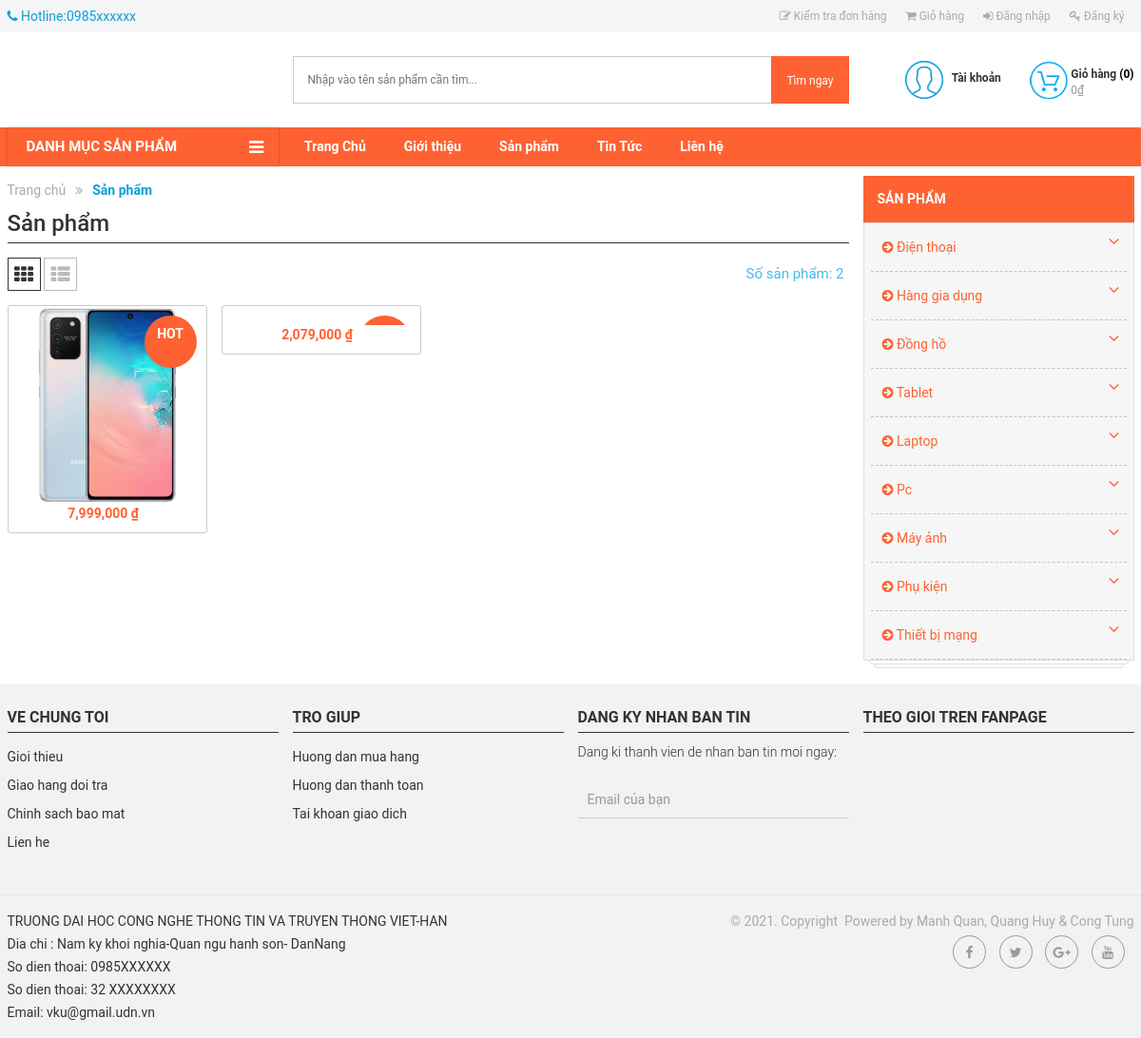
/?act=shop&sp=1&loai=Samsung, run on the app's committed database.
### tables this page shows
CREATE TABLE `menu` (
  `id` int(11) NOT NULL,
  `TenMenu` varchar(255) NOT NULL,
  `Link` varchar(255) NOT NULL,
  `NoiDung` longtext NOT NULL
);

CREATE TABLE `sanpham` (
  `MaSP` int(11) NOT NULL,
  `MaLSP` int(11) NOT NULL,
  `MaDM` int(11) NOT NULL,
  `TenSP` varchar(70) NOT NULL,
  `DonGia` int(11) NOT NULL,
  `DonGiaChinh` int(30) NOT NULL,
  `SoLuong` int(10) UNSIGNED NOT NULL DEFAULT 1,
  `HinhAnh1` longtext NOT NULL,
  `HinhAnh2` longtext DEFAULT NULL,
  `HinhAnh3` longtext DEFAULT NULL,
  `HinhAnh4` longtext NOT NULL,
  `HinhAnh5` longtext NOT NULL,
  `HinhAnh6` longtext NOT NULL,
  `HinhAnh7` longtext NOT NULL,
  `HinhAnh8` longtext NOT NULL,
  `Loai1` varchar(30) NOT NULL,
  `Loai2` varchar(30) NOT NULL,
  `Loai3` varchar(30) NOT NULL,
  `Loai4` varchar(30) NOT NULL,
  `Size1` varchar(30) NOT NULL,
  `Size2` varchar(30) NOT NULL,
  `Size3` varchar(30) NOT NULL,
  `Size4` varchar(30) NOT NULL,
  `MaKM` int(11) NOT NULL,
  `LoaiSale` varchar(30) NOT NULL,
  `TrangThai` int(11) NOT NULL,
  `MoTa` longtext NOT NULL,
  `MoTa1` longtext NOT NULL,
  `MoTa2` longtext NOT NULL,
  `ThoiGian` datetime DEFAULT NULL
);

CREATE TABLE `danhmuc` (
  `MaDM` int(11) NOT NULL,
  `TenDM` varchar(255) DEFAULT NULL,
  `IconDM` varchar(30) NOT NULL
);

CREATE TABLE `footer` (
  `Id` int(11) NOT NULL,
  `NoiDung` longtext NOT NULL,
  `TrangThai` int(11) NOT NULL
);

### Controllers/ShopController.php (called while the page is built, shortened)
<?php
require_once("Models/shop.php");
class ShopController
{
    var $shop_model;
    public function __construct()
    {
        $this->shop_model = new Shop();
    }
    function list()
    {
 $data_danhmuc = $this->shop_model->danhmuc();
        $data_chitietDM = array();
        for ($i = 1; $i <= count($data_danhmuc); $i++) {
            $data_chitietDM[$i] = $this->shop_model->chitietdanhmuc($i);
        }
  $data_menu=$this->shop_model->menu(0,5);
  $data=$this->shop_model->sanpham_all();
        if (isset($_GET['sp']) and isset($_GET['loai'])) {
            $data_loai = $this->shop_model->chitiet_loai($_GET['loai'], $_GET['sp']);
            if ($data_loai != null) {
                $data = $this->shop_model->chitiet($data_loai[0]['MaLSP'], $_GET['sp']);
                $data_count = $this->shop_model->count_sp_ctdm($_GET['sp'], $data_loai[0]['MaLSP']);
                $data_tong = $data_count['tong'];
            }
        }
        require_once('Views/index.php');
    }
}

### Models/connection.php (called while the page is built, shortened)
<?php
    class connection{
        function __construct()
        {
            $severname ="localhost";
            $username ="root";
            $password ="";
            $db_name ="wiroshop";
            $this->conn = new mysqli($severname,$username,$password,$db_name);
        }
    }
?>

### Models/model.php (called while the page is built, shortened)
<?php
require_once("connection.php");
class model
{
    function __construct()
    {
        $conn_obj = new connection();
        $this->conn = $conn_obj->conn;
    }
    function danhmuc()
    {
        $query =  "SELECT * from DanhMuc ";
        require("result.php");
        return $data;
    }
    function chitietdanhmuc($id)
    {
        $query =  "SELECT d.TenDM as Ten, l.* FROM danhmuc as d, loaisanpham as l WHERE d.MaDM = l.MaDM and d.MaDM = $id";
        require("result.php");
        return $data;
    }
    function menu($a,$b){
        $query="SELECT * FROM menu limit $a,$b";
         require("result.php");
        return $data;
    }
}

### Models/result.php (called while the page is built, shortened)
<?php
$result = $this->conn->query($query);
$data = array();
while ($row = $result->fetch_assoc()) {
    $data[] = $row;
}
?>

### Models/shop.php (called while the page is built, shortened)
<?php
require_once("model.php");
class Shop extends Model
{
    function loaisp($a,$b)
    {
        $query = "SELECT * FROM loaisanpham WHERE   MaDM = 1 LIMIT $a, $b";
        require("result.php");
        return $data;
    }
    function sanpham_all(){
         $query = "SELECT * FROM sanpham";
        require("result.php");
        return $data;
    }
    function chitiet_loai($loai,$sp)
    {
        $query = "SELECT * FROM loaisanpham WHERE  TenLSP = '$loai' and MaDM = $sp";
        require("result.php");
        return $data;
    }
    function chitiet($id,$sp)
    {
        $query = "SELECT * FROM sanpham WHERE  MaLSP = '$id' and MaDM = $sp";
        require("result.php");
        return $data;
    }
    function count_sp_ctdm($dm,$ctdm)
    {
        $query = "SELECT COUNT(MaSP) as tong FROM sanpham WHERE MaDM = $dm And MaLSP = $ctdm";
        return $this->conn->query($query)->fetch_assoc();
    }
}

### Views/shop/category.php (the view, shortened to what this page needs)
<div class="col-md-3">
    <div class="menu-product">
        <h3>
            <span>
                Sản phẩm
            </span>
        </h3>
        <ul class='level0'>
              <?php    $i = 1; foreach ($data_chitietDM as $row) { ?>
            <li class="child"><span><a href='?act=shop&sp=<?= $i?>'><i class='fa fa-arrow-circle-right'></i> <?= $data_danhmuc[$i-1]['TenDM'] ?></a></span><span class='open-close'><i class='fa fa-angle-down'></i></span>
            </li>
            <?php $i++;
             } ?>
    </ul class='level0'>
</div>
</div>

### Views/header_footer/header.php (shortened to what this page needs)
      <div class="wrapper">
            <div class="header">
                <section class="top-link clearfix">
                    <div class="container">
                        <div class="row">
                            <div class="col-md-12">
                                <ul class="nav navbar-nav topmenu-contact pull-left">
                                    <li><i class="fa fa-phone"></i> <span>Hotline:0985xxxxxx</span></li>
                                </ul>
                                <ul class="nav navbar-nav navbar-right topmenu  hidden-xs hidden-sm">
                                    <?php if(isset($_SESSION['login'])) { ?>
                                     <li class="order-check"><a href="?act=checkorder"><i class="fa fa-pencil-square-o"></i> Kiểm tra đơn hàng</a></li>
                                     <li class="order-cart"><a href="?act=cart"><i class="fa fa-shopping-cart"></i> Giỏ hàng</a></li>
                                     <?php  if(isset($_SESSION['isLogin_Admin']) || isset($_SESSION['isLogin_Nhanvien'])){ ?>
                                     <li class="webmaster"><a href="admin/?mod=login"><i class="fa fa-gears"></i> Quản trị website</a></li>
                                      <?php } ?>
                                     <li class="account-info">
                                        <a href="?act=taikhoan&xuli=account">Chào <?=$_SESSION['login']['HoTen']?> </a>
                                        <a class="account-logout" id="btnLogOff" href="?act=taikhoan&xuli=dangxuat" title="">[Thoát] </a>
                                    </li>
                                <?php }
                                else{?>
                                     <li class="order-check"><a href="?act=checkorder"><i class="fa fa-pencil-square-o"></i> Kiểm tra đơn hàng</a></li>
                                    <li class="order-cart"><a href="?act=cart"><i class="fa fa-shopping-cart"></i> Giỏ hàng</a></li>
                                    <li class="account-login"><a href="?act=taikhoan"><i class="fa fa-sign-in"></i> Đăng nhập </a></li>
                                    <li class="account-register"><a href="?act=dangky"><i class="fa fa-key"></i> Đăng ký </a></li>
                                <?php }
                                    ?>
                                </ul>
                            </div>
                        </div>
                    </div>
                </section>
<header id="header">
    <div id="header_main">
        <div class="container">
            <div class="row">
                <div class="col-lg-3 col-md-3 col-sm-4 col-xs-8">
                </div>
                <div class="col-lg-6 col-md-5 col-sm-4 hidden-xs">
                    <div class="search_box">
                        <div class="search_wrapper">
                            <form action="?act=shop" method="POST">
                            <input type="text" placeholder="Nhập vào tên sản phẩm cần tìm..." name="keyword" class="index_input_search" id="txtsearch"  />
                            <button class="btn_search_submit btn " type="submit" id="btnsearch"><span>Tìm ngay</span></button>
                            </form>
                        </div>
                    </div>
                </div>
                <div class="col-lg-3 col-md-4 col-sm-4 col-xs-12">
                    <div class="cart_header">
                        <a href="?act=cart" title="Giỏ hàng">
                            <?php
                           $numberCart=0;
                            $thanhtien = 0;
                        ?>
                            <span class="cart_header_icon"></span>
                            <span class="box_text">
                                <strong class="cart_header_count">Giỏ hàng <span>(<span id="numberCart"><?=$numberCart?></span>)</span></strong>
                                <span class="cart_price"><?=number_format($thanhtien)?>₫</span>
                            </span>
                        </a>
                    </div>
                    <div class="user_login">
                        <div class="user_login_icon"></div>
                        <div class="box_text">
                            <strong>Tài khoản</strong>
                        </div>
                    </div>
                </div>
            </div>
        </div>
    </div>
</header>
    <nav class="navbar-main">
        <div id="mb_mainnav">
            <div class="container">
                <div class="row">
                    <div class="col-md-3 col-sm-12 col-xs-12 vertical_menu">
                        <div id="mb_verticle_menu" class="menu-quick-select">
                            <div class="title_block">
                                <span>Danh mục sản phẩm</span>
                            </div>
                    </div>
                </div>
                <nav class="col-md-9 col-sm-12 col-xs-12 p-l-0">
                    <ul class='menu nav navbar-nav menu_hori'>
                    <?php foreach ($data_menu as $value) { ?>
                            <li class="level0"><a class='' href='<?=$value['Link']?>'><span><?=$value['TenMenu']?></span></a></li>
                        <?php } ?>
                    </ul class='menu nav navbar-nav menu_hori'>
                </nav>
            </div>
        </div>
    </div>
</nav>
</div>

### Views/shop/list-products.php (shortened to what this page needs)
<div class="col-md-9">
    <div class="breadcrumb clearfix">
        <ul>
            <li itemtype="http://shema.org/Breadcrumb" itemscope="" class="home">
                <a title="Đến trang chủ" href="/" itemprop="url"><span itemprop="title">Trang chủ</span></a>
            </li>
            <li class="icon-li"><strong>Sản phẩm</strong> </li>
        </ul>
    </div>
 <div class="product-content">
    <h1 title="products" class="page_heading ">
        Sản phẩm
    </h1>
    <div class="sortPagibar m-b-15 clearfix">
        <div class="pull-left">
            <div class="collection_view">
                <button type="button" title="Gird" class="change_view change_view_active" data-view="grid">
                    <span class="icon_fallback_text">
                        <span class="fa fa-th" aria-hidden="true"></span>
                    </span>
                </button>
                <button type="button" title="List" class="change_view" data-view="list">
                    <span class="icon_fallback_text">
                        <span class="fa fa-th-list" aria-hidden="true"></span>
                    </span>
                </button>
            </div>
        </div>
        <div class="pull-right">
            <div class="browse-tags">
               Số sản phẩm: <?= $data_tong ?>
            </div>
        </div>
    </div>
    <div class="product_list grid clearfix">
        <?php
        if(isset($data) and $data != NULL){
            foreach ($data as  $value) {
                ?>
                <div class="col-lg-3 col-md-3 col-sm-6 col-xs-6 product-wrapper zoomIn wow">
                    <div class="product-block product-resize m-b-20">
                        <div class="product-image image-resize">
                            <div class="sold-out">Hot</div>
                            <a href="?act=detail&id=<?=$value['MaSP']?>">
                                <img class="first-img" src="public/image/sanpham/<?=$value['HinhAnh1']?>" alt="">
                            </a>
                            <div class="product-actions hidden-xs">
                            </div>
                        </div>
                        <div class="product-info text-center m-t-xxs-20">
                            <div class="pro-prices">
                                <span class="pro-price"><?=number_format($value['DonGia'])?>&nbsp;₫</span>
                            </div>
                        </div>
                    </div>
                </div>
            <?php }}
            else{
                echo '<p> KHÔNG CÓ DỮ LIỆU </p>';}?>
            </div>
            <div class="paginate">
                <div class="col-lg-12 col-md-12 col-sm-12 col-xs-12" id="pagination">
                </div>
            </div>
        </div>
</div>

### data on the page
menu: TenMenu "Trang Chủ"
menu: TenMenu "Giới thiệu"
menu: TenMenu "Sản phẩm"
menu: TenMenu "Tin Tức"
menu: TenMenu "Liên hệ"
sanpham: HinhAnh1 (picture), DonGia "7,999,000"
sanpham: DonGia "2,079,000"
danhmuc: TenDM "Điện thoại"
danhmuc: TenDM "Hàng gia dụng"
danhmuc: TenDM "Đồng hồ"
danhmuc: TenDM "Tablet"
danhmuc: TenDM "Laptop"
danhmuc: TenDM "Pc"
danhmuc: TenDM "Máy ảnh"
danhmuc: TenDM "Phụ kiện"
danhmuc: TenDM "Thiết bị mạng"

### other printed values
$numberCart "0"
$thanhtien "0"
$data_tong "2"
